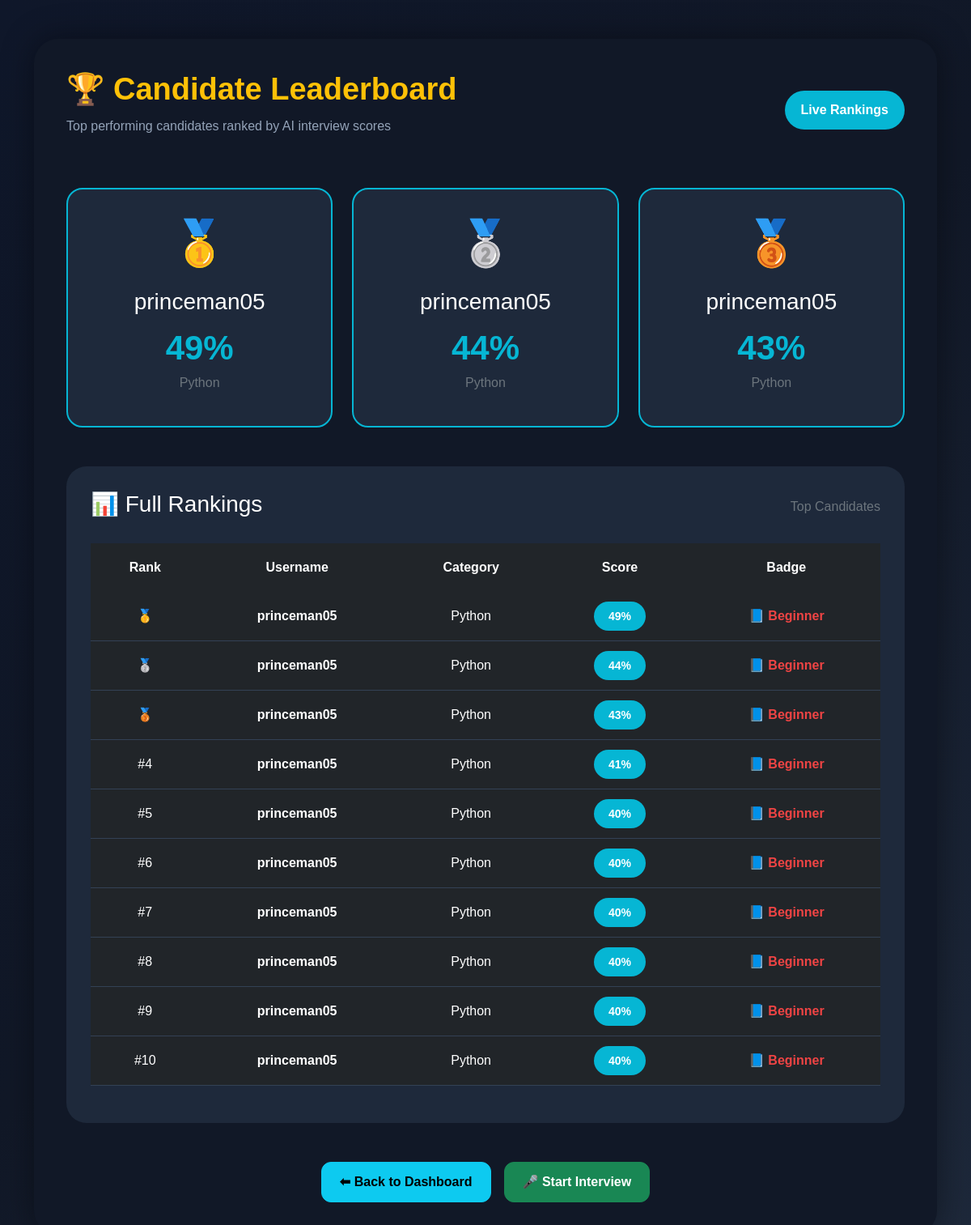
The page /leaderboard (signed in) on the database its author committed.
### models/interview_model.py (models this page shows)
class Interview(db.Model):
    id = db.Column(
        db.Integer,
        primary_key=True
    )
    user_id = db.Column(db.Integer)
    category = db.Column(db.String(100))
    score = db.Column(db.Integer)
    feedback = db.Column(db.Text)

### models/user_model.py (models this page shows)
class User(UserMixin, db.Model):
    id = db.Column(db.Integer, primary_key=True)
    username = db.Column(db.String(100))
    email = db.Column(
        db.String(100),
        unique=True
    )
    password = db.Column(db.String(255))

### routes/admin_routes.py (the view)
@admin_bp.route('/leaderboard')
@login_required
def leaderboard():
    top_candidates = db.session.query(
        Interview,
        User
    ).join(
        User,
        Interview.user_id == User.id
    ).order_by(
        Interview.score.desc()
    ).limit(10).all()
    return render_template(
        'leaderboard.html',
        candidates=top_candidates
    )

### app.py (called while the page is built)
@login_manager.user_loader
def load_user(user_id):
    return User.query.get(int(user_id))

### templates/leaderboard.html (shortened to what this page needs)
<!DOCTYPE html>
<html lang="en">
<head>
    <link
        href="https://cdn.jsdelivr.net/npm/bootstrap@5.3.3/dist/css/bootstrap.min.css"
        rel="stylesheet"
    >
    <link
        rel="stylesheet"
        href="https://cdnjs.cloudflare.com/ajax/libs/font-awesome/6.5.2/css/all.min.css"
    >
    <link
        rel="stylesheet"
        href="{{ url_for('static', filename='css/style.css') }}"
    >
</head>
<body>
<div class="container py-5">
    <div class="main-card">
        <div class="d-flex justify-content-between align-items-center flex-wrap mb-5">
            <div>
                <h1 class="main-title text-warning">
                    🏆 Candidate Leaderboard
                </h1>
                <p class="sub-title">
                    Top performing candidates ranked by AI interview scores
                </p>
            </div>
            <div class="top-badge">
                Live Rankings
            </div>
        </div>
        <div class="row g-4 mb-5">
            {% for interview, user in candidates[:3] %}
            <div class="col-lg-4">
                <div
                    class="feature-card text-center"
                    style="
                        border:2px solid #06b6d4;
                    "
                >
                    <div
                        style="
                            font-size:55px;
                            margin-bottom:15px;
                        "
                    >
                        {% if loop.index == 1 %}
                            🥇
                        {% elif loop.index == 2 %}
                            🥈
                        {% else %}
                            🥉
                        {% endif %}
                    </div>
                    <h3>
                        {{ user.username }}
                    </h3>
                    <div
                        style="
                            font-size:42px;
                            font-weight:bold;
                            color:#06b6d4;
                        "
                    >
                        {{ interview.score }}%
                    </div>
                    <p class="text-secondary">
                        {{ interview.category }}
                    </p>
                </div>
            </div>
            {% endfor %}
        </div>
        <div class="table-card">
            <div class="d-flex justify-content-between align-items-center flex-wrap mb-4">
                <h3>
                    📊 Full Rankings
                </h3>
                <span class="text-secondary">
                    Top Candidates
                </span>
            </div>
            <div class="table-responsive">
                <table
                    class="table table-dark table-hover align-middle text-center"
                >
                    <thead>
                        <tr>
                            <th>Rank</th>
                            <th>Username</th>
                            <th>Category</th>
                            <th>Score</th>
                            <th>Badge</th>
                        </tr>
                    </thead>
                    <tbody>
                        {% for interview, user in candidates %}
                        <tr>
                            <td>
                                {% if loop.index == 1 %}
                                    🥇
                                {% elif loop.index == 2 %}
                                    🥈
                                {% elif loop.index == 3 %}
                                    🥉
                                {% else %}
                                    #{{ loop.index }}
                                {% endif %}
                            </td>
                            <td>
                                <strong>
                                    {{ user.username }}
                                </strong>
                            </td>
                            <td>
                                {{ interview.category }}
                            </td>
                            <td>
                                <span class="score-badge">
                                    {{ interview.score }}%
                                </span>
                            </td>
                            <td>
                                {% if interview.score >= 90 %}
                                    <span class="status-good">
                                        🔥 Expert
                                    </span>
                                {% elif interview.score >= 75 %}
                                    <span class="status-good">
                                        🚀 Advanced
                                    </span>
                                {% elif interview.score >= 60 %}
                                    <span class="status-average">
                                        👍 Intermediate
                                    </span>
                                {% else %}
                                    <span class="status-low">
                                        📘 Beginner
                                    </span>
                                {% endif %}
                            </td>
                        </tr>
                        {% endfor %}
                    </tbody>
                </table>
            </div>
        </div>
        <div class="d-flex gap-3 flex-wrap mt-5 justify-content-center">
            <a href="/dashboard">
                <button
                    class="btn btn-info btn-custom"
                >
                    ⬅ Back to Dashboard
                </button>
            </a>
            <a href="/interview">
                <button
                    class="btn btn-success btn-custom"
                >
                    🎤 Start Interview
                </button>
            </a>
        </div>
    </div>
</div>
</body>
</html>

### static/css/style.css (style rules this page uses)
body { background: linear-gradient( 135deg, #0f172a, #111827, #1e293b ); color:white; min-height:100vh; font-family:Arial; }
.main-card { background:#111827; border-radius:30px; padding:40px; box-shadow: 0 0 40px rgba(0,0,0,0.4); }
.feature-card { background:#1e293b; border-radius:20px; padding:25px; transition:0.3s; height:100%; }
.main-title { font-size:38px; font-weight:bold; }
.sub-title { color:#94a3b8; margin-top:10px; }
.btn-custom { border-radius:12px; padding:12px 22px; font-weight:bold; }
.top-badge { background:#06b6d4; padding:12px 20px; border-radius:30px; font-weight:bold; }
.table-card { background:#1e293b; border-radius:25px; padding:30px; }
.table { color:white; }
.table thead { background:#243447; }
.table th { border:none; padding:18px; }
.table td { border-color:#334155; padding:18px; }
.score-badge { background:#06b6d4; padding:10px 18px; border-radius:20px; font-size:14px; font-weight:bold; }
.status-low { color:#ef4444; font-weight:bold; }

### rows shown on the page
Interview: username "princeman05", score "49", category "Python", shows "📘 Beginner"
Interview: username "princeman05", score "44", category "Python", shows "📘 Beginner"
Interview: username "princeman05", score "43", category "Python", shows "📘 Beginner"
Interview: username "princeman05", category "Python", score "41", shows "📘 Beginner"
Interview: username "princeman05", category "Python", score "40", shows "📘 Beginner"
Interview: username "princeman05", category "Python", score "40", shows "📘 Beginner"
Interview: username "princeman05", category "Python", score "40", shows "📘 Beginner"
Interview: username "princeman05", category "Python", score "40", shows "📘 Beginner"
Interview: username "princeman05", category "Python", score "40", shows "📘 Beginner"
Interview: username "princeman05", category "Python", score "40", shows "📘 Beginner"
